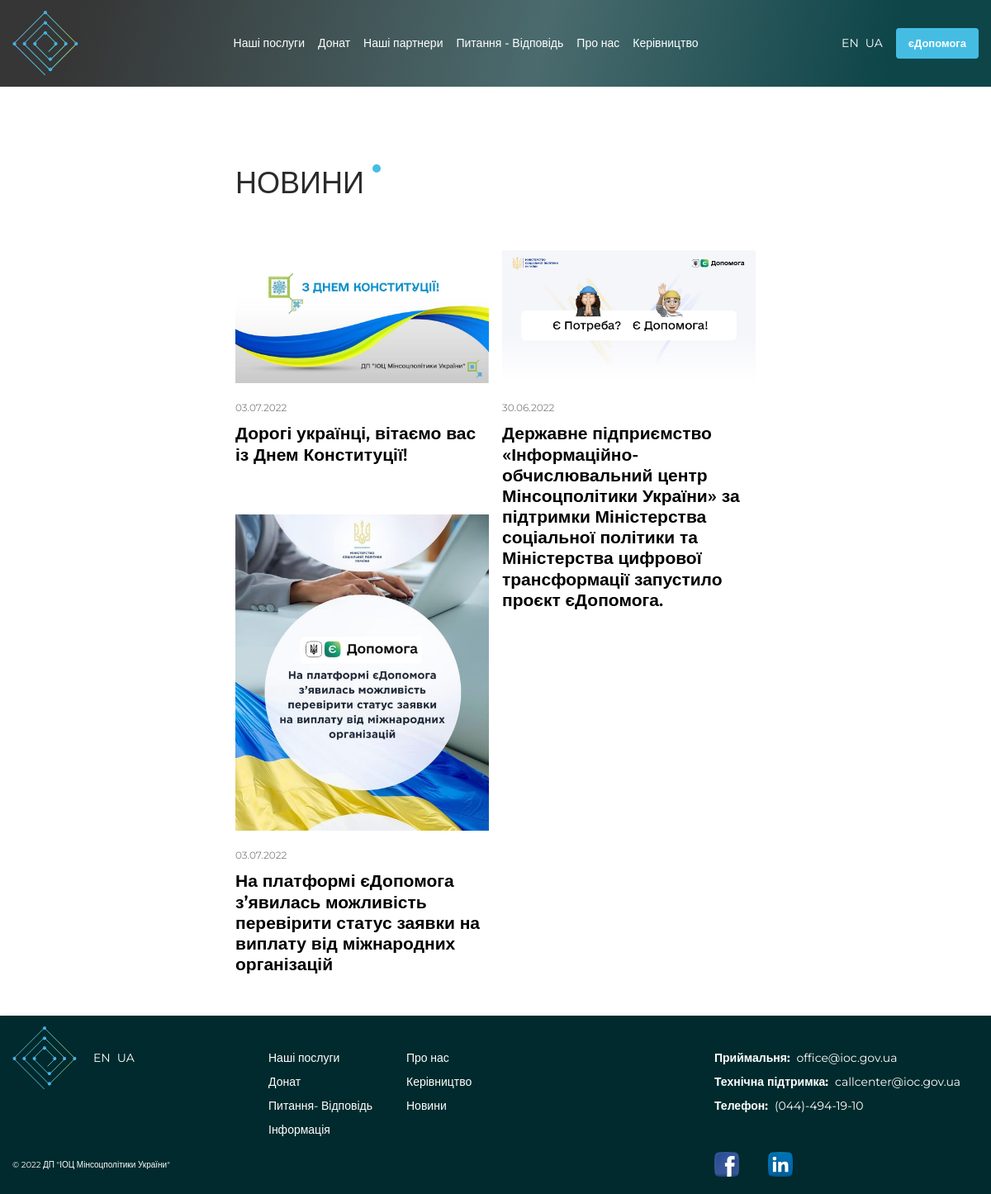
Page /news/ on the committed database.
### landing/models.py (models this page shows, shortened)
class News(models.Model):
    title = models.CharField(max_length=1000)
    image = models.ImageField(upload_to='news/',  null=True, blank=True)
    newstext = models.TextField(max_length=10000)
    published = models.DateTimeField(default=datetime.now)
    def get_absolute_url(self):
        return reverse('landing:single_news', kwargs={'pk': self.id})
    def get_clean_date(self):
        clean_date = self.published.strftime("%d.%m.%Y")
        return clean_date
    class Meta:
        ordering = ['-published']

### landing/views.py (the view)
# urls.py: path('news/', views.news, name='news'),
def news(request):
    context = {"title": _("Новини"),
               "news": News.objects.all()}
    return render(request=request,
                  template_name='landing/news.html',
                  context=context)

### landing/templatetags/utils.py (called while the page is built)
@register.simple_tag(takes_context=True)
def change_lang(context, lang=None, *args, **kwargs):
    path = context['request'].path
    return translate_url(path, lang)

### landing/templates/landing/news.html (shortened to what this page needs)
{% extends 'landing/base.html' %}
{% load static i18n %}
{% block content %}
{% include 'landing/include/header_tall.html' %}
{% include 'landing/include/full_news_block.html' %}
{% include 'landing/include/footer.html' %}
{% endblock %}

### landing/templates/landing/base.html (shortened to what this page needs)
{% load i18n %}
{% load static %}
{% load change_lang from utils %}
{% get_available_languages as languages %}
{% get_current_language as CUR_LANG_CODE %}
<!DOCTYPE html>
<html lang="uk">
    <head>
        <link rel="stylesheet" href="https://unpkg.com/swiper@8/swiper-bundle.min.css"/>
        <link rel="stylesheet" href="https://cdnjs.cloudflare.com/ajax/libs/magnific-popup.js/1.1.0/magnific-popup.min.css"/>
        <link rel="stylesheet" href="https://cdnjs.cloudflare.com/ajax/libs/font-awesome/6.1.1/css/all.min.css"/>
        <link rel="stylesheet" href="{% static 'landing/css/style.css' %}">
    </head>
    <body>
        {% block content %}{% endblock %}
    </body>
</html>

### landing/templates/landing/include/header_tall.html (shortened to what this page needs)
{% load i18n %}
{% load static %}
{% load change_lang from utils %}
{% get_available_languages as languages %}
<header class="header header_bg">
    <div class="container">
        <div class="header__wrapper">
            <a href="{% url 'landing:index' %}" class="header__logo">
                <img src="{% static 'landing/img/logo.svg' %}" alt="logo"/>
            </a>
            <nav class="header__nav">
                <ul class="header__list">
                    <li class="header__elem">
                        <a href="{% url 'landing:index' %}#services" class="header__link">{% trans 'Наші послуги' %}</a>
                    </li>
                    <li class="header__elem">
                        <a href="{% url 'landing:index' %}#donat" class="header__link">{% trans 'Донейшн' %}</a>
                    </li>
                    <li class="header__elem">
                        <a href="{% url 'landing:index' %}#partners" class="header__link">{% trans 'Наші партнери' %}</a>
                    </li>
                    <li class="header__elem">
                        <a href="{% url 'landing:index' %}#questions" class="header__link">{% trans 'Питання - Відповідь' %}</a>
                    </li>
                    <li class="header__elem">
                        <a href="{% url 'landing:about' %}" class="header__link">{% trans 'Про нас' %}</a>
                    </li>
                    <li class="header__elem">
                        <a href="{% url 'landing:team' %}" class="header__link">{% trans 'Керівництво' %}</a>
                    </li>
                </ul>
            </nav>
            <div class="header__right">
                <div class="header__lang">
                    {% for code, name in languages %}
                        <a href="{% change_lang code %}" class="header__lang-elem current">{{ name }}</a>
                    {% endfor %}
                </div>
                <a href="https://edopomoga.gov.ua/" class="header__btn btn" target="_blank">{% trans 'єДопомога' %}</a>
            </div>
        </div>
    </div>
</header>

### landing/templates/landing/include/full_news_block.html
{% load static %}
{% load i18n %}
<section class="news-catalog">
    <div class="container">
        <h2 class="news-catalog__title section-title">
            <span>{% trans 'новини' %}</span>
        </h2>
        <ul class="news-catalog__wrapper">
            {% for post in news %}
                <li class="news-catalog__item">
                    <a href="{{ post.get_absolute_url }}">
                        {% if post.image %}
                            <div class="news-catalog__photo">
                                <img src="
                                                  {{ post.image.url }}
                                                  " alt="photo"/>
                            </div>
                        {% endif %}
                        <div class="news-catalog__content">
                            <div class="news-catalog__date">{{ post.get_clean_date }}</div>
                            <div class="news-catalog__descr">
                                {{ post.title }}
                            </div>
                        </div>
                    </a>
                </li>
            {% endfor %}
        </ul>
    </div>
</section>

### landing/templates/landing/include/footer.html (shortened to what this page needs)
{% load i18n %}
{% load static %}
{% load change_lang from utils %}
{% get_available_languages as languages %}
<footer class="footer">
    <div class="container">
        <div class="footer__wrapper">
            <div class="footer__left">
                <div class="footer__logo">
                    <a href="/">
                        <img src="{% static 'landing/img/logo.svg' %}" alt="logo"/>
                    </a>
                    <div class="header__lang">
                        {% for code, name in languages %}
                            <a href="{% change_lang code %}" class="header__lang-elem current">{{ name }}</a>
                        {% endfor %}
                    </div>
                </div>
                <ul class="footer__list">
                    <li class="footer__elem">
                        <a href="{% url 'landing:index' %}#services" class="footer__link">{% trans 'Наші послуги' %}</a>
                    </li>
                    <li class="footer__elem">
                        <a href="{% url 'landing:index' %}#donat" class="footer__link">{% trans 'Донейшн' %}</a>
                    </li>
                    <li class="footer__elem">
                        <a href="{% url 'landing:index' %}#questions" class="footer__link">{% trans 'Питання- Відповідь' %}</a>
                    </li>
                    <li class="footer__elem">
                        <a data-popup="#information" class="footer__link">{% trans 'Інформація' %}</a>
                    </li>
                    <li class="footer__elem">
                        <a href="{% url 'landing:about' %}" class="footer__link">{% trans 'Про нас' %}</a>
                    </li>
                    <li class="footer__elem">
                        <a href="{% url 'landing:team' %}" class="footer__link">{% trans 'Керівництво' %}</a>
                    </li>
                    <li class="footer__elem">
                        <a href="{% url 'landing:news' %}" class="footer__link">{% trans 'Блог' %}</a>
                    </li>
                </ul>
            </div>
            <div class="footer__right">
                <div class="footer-contacts">
                    <div class="footer-contacts__item">
                        <div class="footer-contacts__label">{% trans 'Приймальня:' %}</div>
                        <a href="mailto:office@ioc.gov.ua" class="footer-contacts__value">office@ioc.gov.ua</a>
                    </div>
                    <div class="footer-contacts__item">
                        <div class="footer-contacts__label">{% trans 'Технічна підтримка:' %}</div>
                        <a href="mailto:callcenter@ioc.gov.ua" class="footer-contacts__value">callcenter@ioc.gov.ua</a>
                    </div>
                    <div class="footer-contacts__item">
                        <div class="footer-contacts__label">{% trans 'Телефон:' %}</div>
                        <a href="tel:0444941910" class="footer-contacts__value">(044)-494-19-10</a>
                    </div>
                </div>
            </div>
        </div>
        <div class="footer__bottom">
            <div class="footer__copy">©
                {% trans '2022 ДП "ІОЦ Мінсоцполітики України"' %}</div>
            <div class="footer__socials">
                <a href="https://www.facebook.com/ICC.MSP" target="_blank" class="footer-social">
                    <img src="{% static 'landing/img/icon/fb.svg' %}" alt="fb"/>
                </a>
                <a href="https://www.linkedin.com/company/ioc-gov-ua/" target="_blank" class="footer-social">
                    <img src="{% static 'landing/img/icon/in.svg' %}" alt="in"/>
                </a>
            </div>
        </div>
    </div>
</footer>

### landing/templates/landing/include/popups_block.html (shortened to what this page needs)
{% load static %}
{% load i18n %}

### landing/static/landing/css/style.css (style rules this page uses)
html, body { height: 100%; box-sizing: border-box; }
*, *::before, *::after { box-sizing: border-box; margin: 0; padding: 0; }
h1, h2, h3, h4, h5, h6 { font-size: inherit; font-weight: inherit; line-height: inherit; margin: 0; padding: 0; }
a { display: inline-block; text-decoration: none; color: inherit; }
body { font-family: "Montserrat", sans-serif; background: #fff; font-weight: 400; font-size: 16px; line-height: 1.2; color: #000; overflow-x: hidden; }
ul, li { list-style: none; margin: 0; padding: 0; }
.container { padding: 0 15px; max-width: 1270px; width: 100%; margin: 0 auto; }
h2.section-title { color: #2b2b2b; text-transform: uppercase; font-weight: 500; font-size: 36px; }
h2.section-title span { position: relative; }
h2.section-title span::after { content: ""; display: block; position: absolute; top: 0; right: -20px; width: 10px; height: 10px; border-radius: 50%; background: #45bde3; }
a, button, select, input, textarea { font-family: inherit; }
.btn { padding: 16px 25px; text-align: center; font-weight: bold; display: block; background: #45bde3; color: #fff; border-radius: 4px; border: none; cursor: pointer; transition: all ease 0.2s; }
.header { padding-top: 15px; position: relative; z-index: 9; color: #fff; font-size: 14px; margin-bottom: 40px; }
.header_bg { margin-bottom: 0; padding: 13px 0; background: linear-gradient(103.71deg, rgba(43, 43, 43, 0.95) 8.2%, rgba(65, 99, 102, 0.95) 54.59%, rgba(0, 59, 63, 0.95) 89.67%); }
.header__wrapper { position: relative; z-index: 4; display: flex; align-items: center; justify-content: space-between; }
.header__logo { max-width: 80px; width: 100%; min-width: 60px; margin-right: 9%; }
.header__logo img { display: block; width: 100%; height: auto; }
.header__nav { margin-right: 32px; }
.header__list { display: flex; align-items: center; }
.header__elem:not(:last-child) { margin-right: 32px; }
.header__link { font-weight: 500; white-space: nowrap; }
.header__right { display: flex; align-items: center; }
.header__lang { display: flex; align-items: center; margin-right: 32px; }
.header__lang-elem { opacity: 0.7; }
.header__lang-elem.current { opacity: 1; }
.header__lang-elem:not(:last-child) { margin-right: 8px; }
.header__btn { padding: 11px 15px 11px 15px; font-size: 13px; min-width: 167px; width: 100%; }
.news-catalog { padding: 95px 0 50px; }
.news-catalog .container { max-width: 660px; }
.news-catalog__title { margin-bottom: 60px; }
.news-catalog__wrapper { width: 100%; -moz-columns: 2; columns: 2; margin: 0 -30px; }
.news-catalog__item { max-width: 610px; width: 100%; margin: 0 30px; margin-bottom: 60px; }
.news-catalog__photo { margin-bottom: 20px; }
.news-catalog__photo img { display: block; width: 100%; height: auto; -o-object-fit: cover; object-fit: cover; -o-object-position: center; object-position: center; }
.news-catalog__date { font-size: 12px; line-height: 20px; color: #828282; margin-bottom: 8px; }
.news-catalog__descr { font-size: 21px; font-weight: 600; }
.footer { padding: 13px 0 18px; background: #002a2d; box-shadow: 2px 0px 7px rgba(0, 0, 0, 0.07); color: #fff; overflow: hidden; font-size: 14px; }
.footer__wrapper { display: flex; justify-content: space-between; align-items: flex-start; margin-bottom: 18px; }
.footer__left { width: 100%; max-width: 630px; display: flex; justify-content: space-between; align-items: flex-start; margin-right: 15px; }
.footer__logo { display: flex; align-items: center; margin-right: 15px; }
.footer__logo img { display: block; margin-right: 20px; }
.footer__list { padding-top: 30px; max-width: 320px; width: 100%; -moz-columns: 2; columns: 2; }
.footer__elem { margin-bottom: 12px; }
.footer__right { min-width: 320px; padding-top: 30px; }
.footer__bottom { display: flex; align-items: center; justify-content: space-between; }
.footer__copy { font-size: 10px; }
.footer__socials { min-width: 320px; display: flex; }
.footer__socials .footer-social:not(:last-child) { margin-right: 35px; }
.footer-contacts__item { display: flex; align-items: flex-end; margin-bottom: 12px; }
.footer-contacts__label { font-weight: bold; margin-right: 8px; }
@media (max-width: 1200px) { .header__logo { margin-right: 30px; } }
@media (max-width: 1200px) { .header__nav { margin-right: 16px; } }
@media (max-width: 1200px) { .header__elem:not(:last-child) { margin-right: 16px; } }
@media (max-width: 1200px) { .header__lang { margin-right: 16px; } }
@media (max-width: 1200px) { .header__btn { min-width: auto; } }

### rows in the picture
News: image (picture), get_clean_date "03.07.2022", title "Дорогі українці, вітаємо вас із Днем Конституції!"
News: image (picture), get_clean_date "03.07.2022", title "На платформі єДопомога з’явилась можливість перевірити статус заявки на виплату від міжнародних організацій"
News: image (picture), get_clean_date "30.06.2022", title "Державне підприємство «Інформаційно-обчислювальний центр Мінсоцполітики України» за підтримки Міністерства соціальної політики та Міністерства цифрової трансформації запустило проєкт єДопомога."

### other values in the picture
{{ name }} "EN" "UA"
